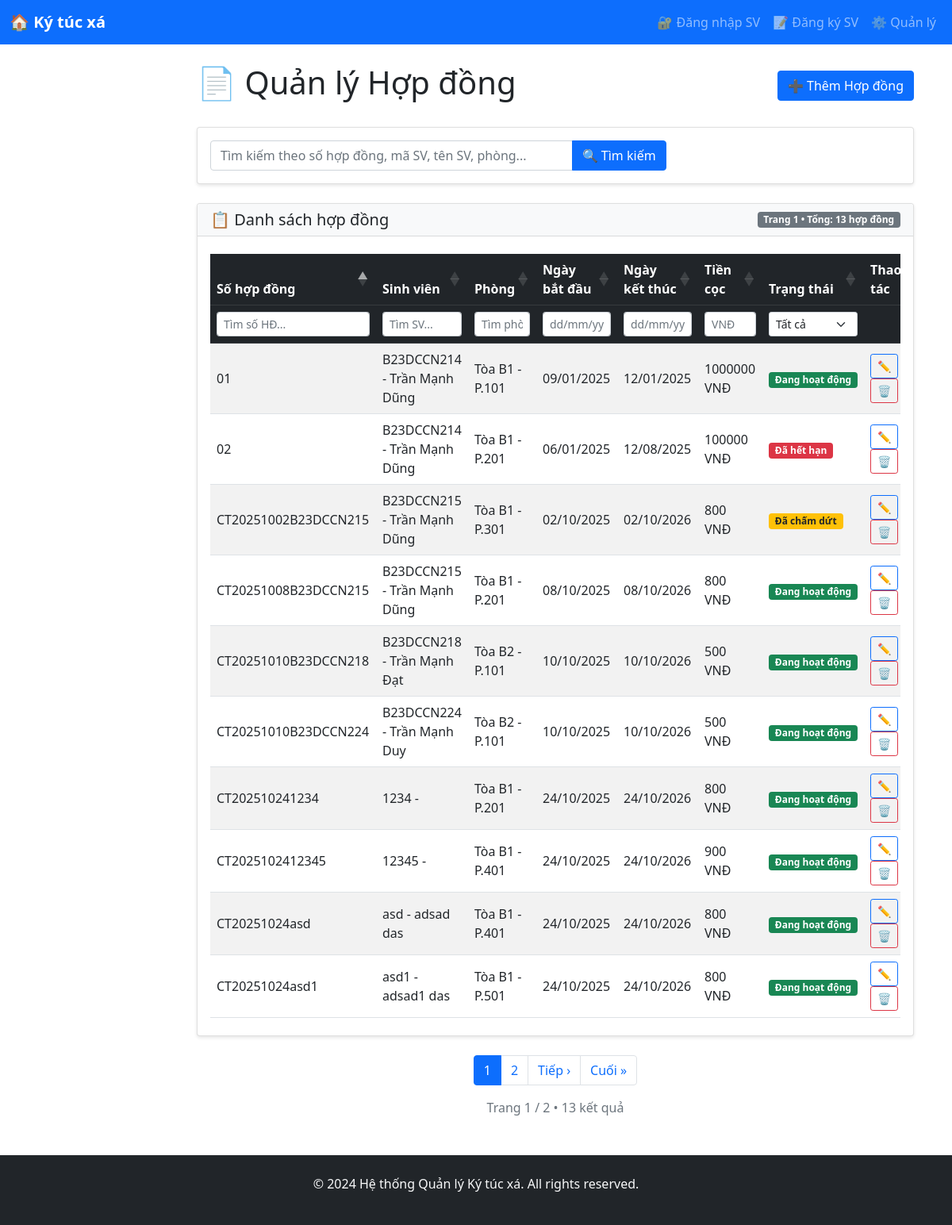
The app's page /contracts/ with its own data.
### dormitory/models.py (models this page shows, shortened)
class Contract(models.Model):
    contract_number = models.CharField(max_length=20, unique=True)
    student = models.ForeignKey(Student, on_delete=models.CASCADE)
    room = models.ForeignKey(Room, on_delete=models.CASCADE)
    start_date = models.DateField()
    end_date = models.DateField()
    deposit = models.DecimalField(max_digits=10, decimal_places=2)
    status_choices = (
        ('active', 'Đang hoạt động'),
        ('expired', 'Đã hết hạn'),
        ('terminated', 'Đã chấm dứt'),
    )
    status = models.CharField(max_length=20, choices=status_choices, default='active')
    created_at = models.DateTimeField(auto_now_add=True)

class Student(models.Model):
    user = models.OneToOneField(CustomUser, on_delete=models.CASCADE)
    student_id = models.CharField(max_length=20, unique=True)
    university = models.CharField(max_length=200)
    faculty = models.CharField(max_length=100)
    course = models.CharField(max_length=50)
    full_name = models.CharField(max_length=100, blank=True)
    date_of_birth = models.DateField(null=True, blank=True)

class Room(models.Model):
    room_number = models.CharField(max_length=10)
    building = models.ForeignKey(Building, on_delete=models.CASCADE)
    room_type = models.ForeignKey(RoomType, on_delete=models.CASCADE)
    floor = models.IntegerField()
    status_choices = (
        ('available', 'Còn trống'),
        ('occupied', 'Đã thuê'),
        ('maintenance', 'Bảo trì'),
    )
    status = models.CharField(max_length=20, choices=status_choices, default='available')
    current_occupancy = models.IntegerField(default=0)
    notes = models.TextField(blank=True)
    class Meta:
        unique_together = ['building', 'room_number']

class Building(models.Model):
    name = models.CharField(max_length=100)
    address = models.TextField()
    total_floors = models.IntegerField()
    description = models.TextField(blank=True)
    created_at = models.DateTimeField(auto_now_add=True)

### dormitory/views.py (the view, shortened to what this page needs)
# urls.py: path('contracts/', views.contract_list, name='contract_list'),
def contract_list(request):
    contracts = Contract.objects.select_related('student', 'room').all()
    search_query = request.GET.get('search', '')
    paginator = Paginator(contracts, 10)
    page_number = request.GET.get('page')
    page_obj = paginator.get_page(page_number)
    return render(request, 'dormitory/contract_list.html', {
        'page_obj': page_obj,
        'search_query': search_query
    })

### dormitory/templates/dormitory/contract_list.html (shortened to what this page needs)
{% extends 'base.html' %}
{% block content %}
<div class="d-flex justify-content-between align-items-center mb-4">
    <h1>📄 Quản lý Hợp đồng</h1>
    <a href="{% url 'contract_create' %}" class="btn btn-primary">➕ Thêm Hợp đồng</a>
</div>
<div class="card mb-4">
    <div class="card-body">
        <form method="get" class="row g-3 align-items-center">
            <div class="col-md-8">
                <div class="input-group">
                    <input type="text" name="search" class="form-control"
                           placeholder="Tìm kiếm theo số hợp đồng, mã SV, tên SV, phòng..."
                           value="{{ search_query }}">
                    <button type="submit" class="btn btn-primary">🔍 Tìm kiếm</button>
                </div>
            </div>
        </form>
    </div>
</div>
<div class="card">
    <div class="card-header bg-light">
        <div class="d-flex justify-content-between align-items-center">
            <h5 class="mb-0">📋 Danh sách hợp đồng</h5>
            <span class="badge bg-secondary">
                Trang {{ page_obj.number }} • Tổng: {{ page_obj.paginator.count }} hợp đồng
            </span>
        </div>
    </div>
    <div class="card-body">
        <div class="table-responsive">
            <table id="contractTable" class="table table-striped table-hover align-middle">
                <thead class="table-dark">
                <tr>
                    <th>Số hợp đồng</th>
                    <th>Sinh viên</th>
                    <th>Phòng</th>
                    <th>Ngày bắt đầu</th>
                    <th>Ngày kết thúc</th>
                    <th>Tiền cọc</th>
                    <th>Trạng thái</th>
                    <th>Thao tác</th>
                </tr>
                <tr class="bg-light">
                    <th><input type="text" class="form-control form-control-sm column-filter" placeholder="Tìm số HĐ..."></th>
                    <th><input type="text" class="form-control form-control-sm column-filter" placeholder="Tìm SV..."></th>
                    <th><input type="text" class="form-control form-control-sm column-filter" placeholder="Tìm phòng..."></th>
                    <th><input type="text" class="form-control form-control-sm column-filter" placeholder="dd/mm/yyyy"></th>
                    <th><input type="text" class="form-control form-control-sm column-filter" placeholder="dd/mm/yyyy"></th>
                    <th><input type="text" class="form-control form-control-sm column-filter" placeholder="VNĐ"></th>
                    <th>
                    <select class="form-select form-select-sm column-filter">
                        <option value="">Tất cả</option>
                    </select>
                    </th>
                    <th></th>
                </tr>
                </thead>
                <tbody>
                {% for contract in page_obj %}
                <tr>
                    <td>{{ contract.contract_number }}</td>
                    <td>
                    {{ contract.student.student_id }} -
                    {% if contract.student.full_name %}
                        {{ contract.student.full_name }}
                    {% else %}
                        {{ contract.student.user.get_full_name }}
                    {% endif %}
                    </td>
                    <td>{{ contract.room.building.name }} - P.{{ contract.room.room_number }}</td>
                    <td>{{ contract.start_date|date:"d/m/Y" }}</td>
                    <td>{{ contract.end_date|date:"d/m/Y" }}</td>
                    <td>{{ contract.deposit|floatformat:0 }} VNĐ</td>
                    <td>
                    <span class="badge
                        {% if contract.status == 'active' %}bg-success
                        {% elif contract.status == 'expired' %}bg-danger
                        {% else %}bg-warning text-dark{% endif %}">
                        {{ contract.get_status_display }}
                    </span>
                    </td>
                    <td>
                    <a href="{% url 'contract_edit' contract.pk %}" class="btn btn-sm btn-outline-primary">✏️</a>
                    <a href="{% url 'contract_delete' contract.pk %}" class="btn btn-sm btn-outline-danger">🗑️</a>
                    </td>
                </tr>
                {% endfor %}
                </tbody>
            </table>
        </div>
    </div>
</div>
{% if page_obj.paginator.num_pages > 1 %}
<nav aria-label="Page navigation" class="mt-4">
    <ul class="pagination justify-content-center">
        {% for num in page_obj.paginator.page_range %}
            {% if page_obj.number == num %}
                <li class="page-item active">
                    <span class="page-link">{{ num }}</span>
                </li>
            {% elif num > page_obj.number|add:'-3' and num < page_obj.number|add:'3' %}
                <li class="page-item">
                    <a class="page-link" href="?page={{ num }}{% if search_query %}&search={{ search_query }}{% endif %}">{{ num }}</a>
                </li>
            {% endif %}
        {% endfor %}
        {% if page_obj.has_next %}
            <li class="page-item">
                <a class="page-link" href="?page={{ page_obj.next_page_number }}{% if search_query %}&search={{ search_query }}{% endif %}">Tiếp ›</a>
            </li>
            <li class="page-item">
                <a class="page-link" href="?page={{ page_obj.paginator.num_pages }}{% if search_query %}&search={{ search_query }}{% endif %}">Cuối »</a>
            </li>
        {% endif %}
    </ul>
</nav>
<div class="text-center text-muted mt-2">
    Trang {{ page_obj.number }} / {{ page_obj.paginator.num_pages }}
    • {{ page_obj.paginator.count }} kết quả
</div>
{% endif %}
<link rel="stylesheet" href="https://cdn.datatables.net/1.13.6/css/dataTables.bootstrap5.min.css">
{% endblock %}

### templates/base.html (style rules this page uses)
.card { box-shadow: 0 2px 4px rgba(0, 0, 0, 0.1); margin-bottom: 20px; }

### records on screen
Contract: contract_number "01", student.student_id "B23DCCN214", student.full_name "Trần Mạnh Dũng", room.building.name "Tòa B1", room.room_number "101", start_date "09/01/2025", end_date "12/01/2025", deposit "1000000", status "Đang hoạt động"
Contract: contract_number "02", student.student_id "B23DCCN214", student.full_name "Trần Mạnh Dũng", room.building.name "Tòa B1", room.room_number "201", start_date "06/01/2025", end_date "12/08/2025", deposit "100000", status "Đã hết hạn"
Contract: contract_number "CT20251002B23DCCN215", student.student_id "B23DCCN215", student.full_name "Trần Mạnh Dũng", room.building.name "Tòa B1", room.room_number "301", start_date "02/10/2025", end_date "02/10/2026", deposit "800", status "Đã chấm dứt"
Contract: contract_number "CT20251008B23DCCN215", student.student_id "B23DCCN215", student.full_name "Trần Mạnh Dũng", room.building.name "Tòa B1", room.room_number "201", start_date "08/10/2025", end_date "08/10/2026", deposit "800", status "Đang hoạt động"
Contract: contract_number "CT20251010B23DCCN224", student.student_id "B23DCCN224", student.full_name "Trần Mạnh Duy", room.building.name "Tòa B2", room.room_number "101", start_date "10/10/2025", end_date "10/10/2026", deposit "500", status "Đang hoạt động"
Contract: contract_number "CT20251010B23DCCN218", student.student_id "B23DCCN218", student.full_name "Trần Mạnh Đạt", room.building.name "Tòa B2", room.room_number "101", start_date "10/10/2025", end_date "10/10/2026", deposit "500", status "Đang hoạt động"
Contract: contract_number "CT202510241234", student.student_id "1234", room.building.name "Tòa B1", room.room_number "201", start_date "24/10/2025", end_date "24/10/2026", deposit "800", status "Đang hoạt động"
Contract: contract_number "CT20251024asd", student.student_id "asd", student.full_name "adsad das", room.building.name "Tòa B1", room.room_number "401", start_date "24/10/2025", end_date "24/10/2026", deposit "800", status "Đang hoạt động"
Contract: contract_number "CT2025102412345", student.student_id "12345", room.building.name "Tòa B1", room.room_number "401", start_date "24/10/2025", end_date "24/10/2026", deposit "900", status "Đang hoạt động"
Contract: contract_number "CT20251024asd1", student.student_id "asd1", student.full_name "adsad1 das", room.building.name "Tòa B1", room.room_number "501", start_date "24/10/2025", end_date "24/10/2026", deposit "800", status "Đang hoạt động"

### other values on screen
{{ page_obj.number }} "1"
{{ page_obj.paginator.count }} "13"
{{ num }} "1"
{{ num }} "2"
{{ page_obj.paginator.num_pages }} "2"
